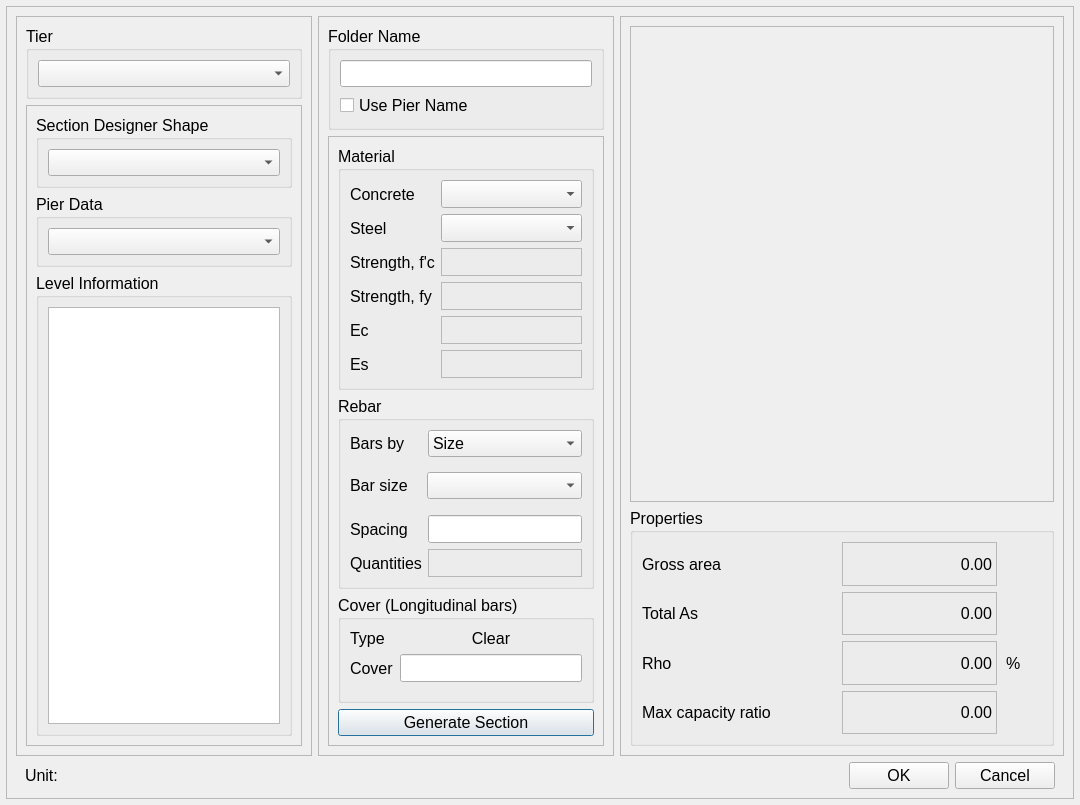
<?xml version="1.0" encoding="UTF-8"?>
<ui version="4.0">
 <class>calculationCase_dialog</class>
 <widget class="QDialog" name="calculationCase_dialog">
  <property name="geometry">
   <rect>
    <x>0</x>
    <y>0</y>
    <width>1080</width>
    <height>805</height>
   </rect>
  </property>
  <property name="font">
   <font>
    <pointsize>12</pointsize>
   </font>
  </property>
  <property name="windowTitle">
   <string>Calculation Case</string>
  </property>
  <layout class="QGridLayout" name="gridLayout">
   <property name="leftMargin">
    <number>6</number>
   </property>
   <property name="topMargin">
    <number>6</number>
   </property>
   <property name="rightMargin">
    <number>6</number>
   </property>
   <property name="bottomMargin">
    <number>6</number>
   </property>
   <item row="1" column="0">
    <widget class="QFrame" name="frame_8">
     <property name="frameShape">
      <enum>QFrame::Shape::StyledPanel</enum>
     </property>
     <property name="frameShadow">
      <enum>QFrame::Shadow::Raised</enum>
     </property>
     <layout class="QVBoxLayout" name="verticalLayout_2">
      <property name="leftMargin">
       <number>9</number>
      </property>
      <property name="topMargin">
       <number>9</number>
      </property>
      <property name="rightMargin">
       <number>9</number>
      </property>
      <property name="bottomMargin">
       <number>9</number>
      </property>
      <item>
       <widget class="QFrame" name="frame">
        <property name="frameShape">
         <enum>QFrame::Shape::NoFrame</enum>
        </property>
        <property name="frameShadow">
         <enum>QFrame::Shadow::Raised</enum>
        </property>
        <layout class="QHBoxLayout" name="horizontalLayout" stretch="2,2,3">
         <property name="leftMargin">
          <number>0</number>
         </property>
         <property name="topMargin">
          <number>0</number>
         </property>
         <property name="rightMargin">
          <number>0</number>
         </property>
         <property name="bottomMargin">
          <number>0</number>
         </property>
         <item>
          <widget class="QFrame" name="frame_2">
           <property name="frameShape">
            <enum>QFrame::Shape::StyledPanel</enum>
           </property>
           <property name="frameShadow">
            <enum>QFrame::Shadow::Raised</enum>
           </property>
           <layout class="QGridLayout" name="gridLayout_2" rowstretch="0,0,0">
            <property name="verticalSpacing">
             <number>6</number>
            </property>
            <item row="0" column="0">
             <widget class="QGroupBox" name="groupBox">
              <property name="title">
               <string>Tier</string>
              </property>
              <layout class="QGridLayout" name="gridLayout_4">
               <item row="1" column="0">
                <widget class="QComboBox" name="cb_tier"/>
               </item>
              </layout>
             </widget>
            </item>
            <item row="2" column="0">
             <widget class="QFrame" name="frame_4">
              <property name="frameShape">
               <enum>QFrame::Shape::StyledPanel</enum>
              </property>
              <property name="frameShadow">
               <enum>QFrame::Shadow::Raised</enum>
              </property>
              <layout class="QVBoxLayout" name="verticalLayout_4" stretch="0,0,95">
               <item>
                <widget class="QGroupBox" name="groupBox_5">
                 <property name="title">
                  <string>Section Designer Shape</string>
                 </property>
                 <layout class="QGridLayout" name="gridLayout_11">
                  <item row="0" column="0">
                   <widget class="QComboBox" name="cb_sectionDesignerShape"/>
                  </item>
                 </layout>
                </widget>
               </item>
               <item>
                <widget class="QGroupBox" name="groupBox_4">
                 <property name="title">
                  <string>Pier Data</string>
                 </property>
                 <layout class="QGridLayout" name="gridLayout_9">
                  <item row="0" column="0">
                   <widget class="QComboBox" name="cb_pierdata"/>
                  </item>
                 </layout>
                </widget>
               </item>
               <item>
                <widget class="QGroupBox" name="groupBox_3">
                 <property name="title">
                  <string>Level Information</string>
                 </property>
                 <layout class="QGridLayout" name="gridLayout_6">
                  <item row="0" column="0">
                   <widget class="QListView" name="lview_level"/>
                  </item>
                 </layout>
                </widget>
               </item>
              </layout>
             </widget>
            </item>
           </layout>
          </widget>
         </item>
         <item>
          <widget class="QFrame" name="frame_3">
           <property name="frameShape">
            <enum>QFrame::Shape::StyledPanel</enum>
           </property>
           <property name="frameShadow">
            <enum>QFrame::Shadow::Raised</enum>
           </property>
           <layout class="QGridLayout" name="gridLayout_3" rowstretch="1,9" columnstretch="0">
            <item row="0" column="0">
             <widget class="QGroupBox" name="groupBox_2">
              <property name="title">
               <string>Folder Name</string>
              </property>
              <layout class="QGridLayout" name="gridLayout_5">
               <item row="0" column="0">
                <widget class="QLineEdit" name="le_folderName"/>
               </item>
               <item row="1" column="0">
                <widget class="QCheckBox" name="checkb_userPierName">
                 <property name="text">
                  <string>Use Pier Name</string>
                 </property>
                </widget>
               </item>
              </layout>
             </widget>
            </item>
            <item row="1" column="0">
             <widget class="QFrame" name="frame_5">
              <property name="frameShape">
               <enum>QFrame::Shape::StyledPanel</enum>
              </property>
              <property name="frameShadow">
               <enum>QFrame::Shadow::Raised</enum>
              </property>
              <layout class="QVBoxLayout" name="verticalLayout_5" stretch="3,3,2,0">
               <item>
                <widget class="QGroupBox" name="groupBox_6">
                 <property name="title">
                  <string>Material</string>
                 </property>
                 <layout class="QFormLayout" name="formLayout">
                  <item row="1" column="1">
                   <widget class="QComboBox" name="cb_concrete">
                    <property name="minimumSize">
                     <size>
                      <width>0</width>
                      <height>28</height>
                     </size>
                    </property>
                   </widget>
                  </item>
                  <item row="2" column="1">
                   <widget class="QComboBox" name="cb_steel">
                    <property name="minimumSize">
                     <size>
                      <width>0</width>
                      <height>28</height>
                     </size>
                    </property>
                   </widget>
                  </item>
                  <item row="6" column="0">
                   <widget class="QLabel" name="label_23">
                    <property name="text">
                     <string>Ec</string>
                    </property>
                   </widget>
                  </item>
                  <item row="6" column="1">
                   <widget class="QLabel" name="lb_Ec">
                    <property name="minimumSize">
                     <size>
                      <width>0</width>
                      <height>28</height>
                     </size>
                    </property>
                    <property name="frameShape">
                     <enum>QFrame::Shape::StyledPanel</enum>
                    </property>
                    <property name="text">
                     <string/>
                    </property>
                   </widget>
                  </item>
                  <item row="7" column="0">
                   <widget class="QLabel" name="label_25">
                    <property name="text">
                     <string>Es</string>
                    </property>
                   </widget>
                  </item>
                  <item row="7" column="1">
                   <widget class="QLabel" name="lb_Es">
                    <property name="minimumSize">
                     <size>
                      <width>0</width>
                      <height>28</height>
                     </size>
                    </property>
                    <property name="frameShape">
                     <enum>QFrame::Shape::StyledPanel</enum>
                    </property>
                    <property name="text">
                     <string/>
                    </property>
                   </widget>
                  </item>
                  <item row="4" column="1">
                   <widget class="QLabel" name="lb_fc">
                    <property name="minimumSize">
                     <size>
                      <width>0</width>
                      <height>28</height>
                     </size>
                    </property>
                    <property name="frameShape">
                     <enum>QFrame::Shape::StyledPanel</enum>
                    </property>
                    <property name="text">
                     <string/>
                    </property>
                   </widget>
                  </item>
                  <item row="5" column="1">
                   <widget class="QLabel" name="lb_fy">
                    <property name="minimumSize">
                     <size>
                      <width>0</width>
                      <height>28</height>
                     </size>
                    </property>
                    <property name="frameShape">
                     <enum>QFrame::Shape::StyledPanel</enum>
                    </property>
                    <property name="text">
                     <string/>
                    </property>
                   </widget>
                  </item>
                  <item row="4" column="0">
                   <widget class="QLabel" name="label_16">
                    <property name="text">
                     <string>Strength, f'c</string>
                    </property>
                   </widget>
                  </item>
                  <item row="5" column="0">
                   <widget class="QLabel" name="label_17">
                    <property name="text">
                     <string>Strength, fy</string>
                    </property>
                   </widget>
                  </item>
                  <item row="2" column="0">
                   <widget class="QLabel" name="label_5">
                    <property name="text">
                     <string>Steel</string>
                    </property>
                   </widget>
                  </item>
                  <item row="1" column="0">
                   <widget class="QLabel" name="label_2">
                    <property name="text">
                     <string>Concrete</string>
                    </property>
                   </widget>
                  </item>
                 </layout>
                </widget>
               </item>
               <item>
                <widget class="QGroupBox" name="groupBox_7">
                 <property name="title">
                  <string>Rebar</string>
                 </property>
                 <layout class="QFormLayout" name="formLayout_2">
                  <item row="0" column="0">
                   <widget class="QLabel" name="label_22">
                    <property name="text">
                     <string>Bars by</string>
                    </property>
                   </widget>
                  </item>
                  <item row="0" column="1">
                   <widget class="QComboBox" name="cb_barType">
                    <item>
                     <property name="text">
                      <string>Size</string>
                     </property>
                    </item>
                    <item>
                     <property name="text">
                      <string>Area</string>
                     </property>
                    </item>
                   </widget>
                  </item>
                  <item row="3" column="0">
                   <widget class="QLabel" name="label_19">
                    <property name="text">
                     <string>Spacing</string>
                    </property>
                   </widget>
                  </item>
                  <item row="3" column="1">
                   <widget class="QLineEdit" name="le_spacing">
                    <property name="minimumSize">
                     <size>
                      <width>0</width>
                      <height>28</height>
                     </size>
                    </property>
                    <property name="clearButtonEnabled">
                     <bool>false</bool>
                    </property>
                   </widget>
                  </item>
                  <item row="4" column="0">
                   <widget class="QLabel" name="label_20">
                    <property name="text">
                     <string>Quantities</string>
                    </property>
                   </widget>
                  </item>
                  <item row="4" column="1">
                   <widget class="QLabel" name="lb_quantities">
                    <property name="minimumSize">
                     <size>
                      <width>0</width>
                      <height>28</height>
                     </size>
                    </property>
                    <property name="frameShape">
                     <enum>QFrame::Shape::StyledPanel</enum>
                    </property>
                    <property name="text">
                     <string/>
                    </property>
                   </widget>
                  </item>
                  <item row="2" column="0" colspan="2">
                   <widget class="QStackedWidget" name="stackW_bar">
                    <property name="enabled">
                     <bool>true</bool>
                    </property>
                    <property name="frameShape">
                     <enum>QFrame::Shape::NoFrame</enum>
                    </property>
                    <property name="lineWidth">
                     <number>0</number>
                    </property>
                    <property name="currentIndex">
                     <number>0</number>
                    </property>
                    <widget class="QWidget" name="barSize">
                     <layout class="QGridLayout" name="gridLayout_8" columnstretch="40,88">
                      <property name="leftMargin">
                       <number>0</number>
                      </property>
                      <property name="topMargin">
                       <number>9</number>
                      </property>
                      <property name="rightMargin">
                       <number>0</number>
                      </property>
                      <property name="bottomMargin">
                       <number>9</number>
                      </property>
                      <property name="spacing">
                       <number>6</number>
                      </property>
                      <item row="0" column="0">
                       <widget class="QLabel" name="label_29">
                        <property name="text">
                         <string>Bar size</string>
                        </property>
                       </widget>
                      </item>
                      <item row="0" column="1">
                       <widget class="QComboBox" name="cb_barSize">
                        <property name="frame">
                         <bool>true</bool>
                        </property>
                       </widget>
                      </item>
                     </layout>
                    </widget>
                    <widget class="QWidget" name="barArea">
                     <layout class="QGridLayout" name="gridLayout_10" columnstretch="40,88">
                      <property name="leftMargin">
                       <number>0</number>
                      </property>
                      <property name="topMargin">
                       <number>9</number>
                      </property>
                      <property name="rightMargin">
                       <number>0</number>
                      </property>
                      <property name="bottomMargin">
                       <number>9</number>
                      </property>
                      <property name="spacing">
                       <number>6</number>
                      </property>
                      <item row="0" column="0">
                       <widget class="QLabel" name="label_18">
                        <property name="text">
                         <string>Bar area</string>
                        </property>
                       </widget>
                      </item>
                      <item row="0" column="1">
                       <widget class="QLineEdit" name="le_barArea">
                        <property name="minimumSize">
                         <size>
                          <width>0</width>
                          <height>28</height>
                         </size>
                        </property>
                       </widget>
                      </item>
                     </layout>
                    </widget>
                   </widget>
                  </item>
                 </layout>
                </widget>
               </item>
               <item>
                <widget class="QGroupBox" name="groupBox_9">
                 <property name="title">
                  <string>Cover (Longitudinal bars)</string>
                 </property>
                 <layout class="QFormLayout" name="formLayout_3">
                  <item row="0" column="0">
                   <widget class="QLabel" name="label_24">
                    <property name="text">
                     <string>Type</string>
                    </property>
                   </widget>
                  </item>
                  <item row="1" column="0">
                   <widget class="QLabel" name="label_26">
                    <property name="text">
                     <string>Cover</string>
                    </property>
                   </widget>
                  </item>
                  <item row="1" column="1">
                   <widget class="QLineEdit" name="le_cover">
                    <property name="minimumSize">
                     <size>
                      <width>0</width>
                      <height>28</height>
                     </size>
                    </property>
                   </widget>
                  </item>
                  <item row="0" column="1">
                   <widget class="QLabel" name="label_3">
                    <property name="text">
                     <string>Clear</string>
                    </property>
                    <property name="alignment">
                     <set>Qt::AlignmentFlag::AlignCenter</set>
                    </property>
                   </widget>
                  </item>
                 </layout>
                </widget>
               </item>
               <item>
                <widget class="QPushButton" name="pb_makeSection">
                 <property name="text">
                  <string>Generate Section</string>
                 </property>
                </widget>
               </item>
              </layout>
             </widget>
            </item>
           </layout>
          </widget>
         </item>
         <item>
          <widget class="QFrame" name="frame_7">
           <property name="frameShape">
            <enum>QFrame::Shape::StyledPanel</enum>
           </property>
           <property name="frameShadow">
            <enum>QFrame::Shadow::Raised</enum>
           </property>
           <layout class="QVBoxLayout" name="verticalLayout_3" stretch="6,3">
            <item>
             <widget class="QFrame" name="f_3dview">
              <property name="frameShape">
               <enum>QFrame::Shape::StyledPanel</enum>
              </property>
              <property name="frameShadow">
               <enum>QFrame::Shadow::Raised</enum>
              </property>
             </widget>
            </item>
            <item>
             <widget class="QGroupBox" name="groupBox_8">
              <property name="title">
               <string>Properties</string>
              </property>
              <layout class="QGridLayout" name="gridLayout_7" columnstretch="5,4,1" rowminimumheight="5,3,3,0">
               <item row="3" column="0">
                <widget class="QLabel" name="label_13">
                 <property name="frameShape">
                  <enum>QFrame::Shape::NoFrame</enum>
                 </property>
                 <property name="text">
                  <string>Max capacity ratio</string>
                 </property>
                </widget>
               </item>
               <item row="1" column="2">
                <widget class="QLabel" name="lb_unitAs">
                 <property name="frameShape">
                  <enum>QFrame::Shape::NoFrame</enum>
                 </property>
                 <property name="text">
                  <string/>
                 </property>
                 <property name="margin">
                  <number>0</number>
                 </property>
                 <property name="indent">
                  <number>3</number>
                 </property>
                </widget>
               </item>
               <item row="0" column="0">
                <widget class="QLabel" name="label">
                 <property name="frameShape">
                  <enum>QFrame::Shape::NoFrame</enum>
                 </property>
                 <property name="text">
                  <string>Gross area</string>
                 </property>
                </widget>
               </item>
               <item row="0" column="2">
                <widget class="QLabel" name="lb_unitArea">
                 <property name="frameShape">
                  <enum>QFrame::Shape::NoFrame</enum>
                 </property>
                 <property name="text">
                  <string/>
                 </property>
                 <property name="margin">
                  <number>0</number>
                 </property>
                 <property name="indent">
                  <number>3</number>
                 </property>
                </widget>
               </item>
               <item row="3" column="1">
                <widget class="QLabel" name="lb_maxDCR">
                 <property name="frameShape">
                  <enum>QFrame::Shape::StyledPanel</enum>
                 </property>
                 <property name="text">
                  <string>0.00</string>
                 </property>
                 <property name="alignment">
                  <set>Qt::AlignmentFlag::AlignRight|Qt::AlignmentFlag::AlignTrailing|Qt::AlignmentFlag::AlignVCenter</set>
                 </property>
                </widget>
               </item>
               <item row="3" column="2">
                <widget class="QLabel" name="label_15">
                 <property name="frameShape">
                  <enum>QFrame::Shape::NoFrame</enum>
                 </property>
                 <property name="text">
                  <string/>
                 </property>
                 <property name="margin">
                  <number>0</number>
                 </property>
                 <property name="indent">
                  <number>3</number>
                 </property>
                </widget>
               </item>
               <item row="2" column="1">
                <widget class="QLabel" name="lb_Rho">
                 <property name="frameShape">
                  <enum>QFrame::Shape::StyledPanel</enum>
                 </property>
                 <property name="text">
                  <string>0.00</string>
                 </property>
                 <property name="alignment">
                  <set>Qt::AlignmentFlag::AlignRight|Qt::AlignmentFlag::AlignTrailing|Qt::AlignmentFlag::AlignVCenter</set>
                 </property>
                </widget>
               </item>
               <item row="1" column="0">
                <widget class="QLabel" name="label_4">
                 <property name="frameShape">
                  <enum>QFrame::Shape::NoFrame</enum>
                 </property>
                 <property name="text">
                  <string>Total As</string>
                 </property>
                </widget>
               </item>
               <item row="0" column="1">
                <widget class="QLabel" name="lb_Ag">
                 <property name="frameShape">
                  <enum>QFrame::Shape::StyledPanel</enum>
                 </property>
                 <property name="text">
                  <string>0.00</string>
                 </property>
                 <property name="alignment">
                  <set>Qt::AlignmentFlag::AlignRight|Qt::AlignmentFlag::AlignTrailing|Qt::AlignmentFlag::AlignVCenter</set>
                 </property>
                </widget>
               </item>
               <item row="2" column="0">
                <widget class="QLabel" name="label_7">
                 <property name="frameShape">
                  <enum>QFrame::Shape::NoFrame</enum>
                 </property>
                 <property name="text">
                  <string>Rho</string>
                 </property>
                </widget>
               </item>
               <item row="1" column="1">
                <widget class="QLabel" name="lb_As">
                 <property name="frameShape">
                  <enum>QFrame::Shape::StyledPanel</enum>
                 </property>
                 <property name="text">
                  <string>0.00</string>
                 </property>
                 <property name="alignment">
                  <set>Qt::AlignmentFlag::AlignRight|Qt::AlignmentFlag::AlignTrailing|Qt::AlignmentFlag::AlignVCenter</set>
                 </property>
                </widget>
               </item>
               <item row="2" column="2">
                <widget class="QLabel" name="label_9">
                 <property name="frameShape">
                  <enum>QFrame::Shape::NoFrame</enum>
                 </property>
                 <property name="text">
                  <string>%</string>
                 </property>
                 <property name="margin">
                  <number>0</number>
                 </property>
                 <property name="indent">
                  <number>3</number>
                 </property>
                </widget>
               </item>
              </layout>
             </widget>
            </item>
           </layout>
          </widget>
         </item>
        </layout>
       </widget>
      </item>
      <item>
       <widget class="QFrame" name="frame_6">
        <property name="frameShape">
         <enum>QFrame::Shape::NoFrame</enum>
        </property>
        <property name="frameShadow">
         <enum>QFrame::Shadow::Raised</enum>
        </property>
        <layout class="QHBoxLayout" name="horizontalLayout_2">
         <property name="spacing">
          <number>6</number>
         </property>
         <property name="topMargin">
          <number>0</number>
         </property>
         <property name="bottomMargin">
          <number>0</number>
         </property>
         <item>
          <widget class="QLabel" name="label_27">
           <property name="text">
            <string>Unit:</string>
           </property>
          </widget>
         </item>
         <item>
          <widget class="QLabel" name="lb_globalUnit">
           <property name="text">
            <string/>
           </property>
          </widget>
         </item>
         <item>
          <spacer name="horizontalSpacer">
           <property name="orientation">
            <enum>Qt::Orientation::Horizontal</enum>
           </property>
           <property name="sizeHint" stdset="0">
            <size>
             <width>40</width>
             <height>20</height>
            </size>
           </property>
          </spacer>
         </item>
         <item>
          <widget class="QPushButton" name="pb_OK">
           <property name="minimumSize">
            <size>
             <width>100</width>
             <height>0</height>
            </size>
           </property>
           <property name="text">
            <string>OK</string>
           </property>
          </widget>
         </item>
         <item>
          <widget class="QPushButton" name="pb_Cancel">
           <property name="minimumSize">
            <size>
             <width>100</width>
             <height>0</height>
            </size>
           </property>
           <property name="text">
            <string>Cancel</string>
           </property>
          </widget>
         </item>
        </layout>
       </widget>
      </item>
     </layout>
    </widget>
   </item>
  </layout>
 </widget>
 <resources/>
 <connections>
  <connection>
   <sender>cb_barType</sender>
   <signal>currentIndexChanged(int)</signal>
   <receiver>stackW_bar</receiver>
   <slot>setCurrentIndex(int)</slot>
   <hints>
    <hint type="sourcelabel">
     <x>505</x>
     <y>357</y>
    </hint>
    <hint type="destinationlabel">
     <x>505</x>
     <y>411</y>
    </hint>
   </hints>
  </connection>
  <connection>
   <sender>checkb_userPierName</sender>
   <signal>toggled(bool)</signal>
   <receiver>le_folderName</receiver>
   <slot>setHidden(bool)</slot>
   <hints>
    <hint type="sourcelabel">
     <x>465</x>
     <y>102</y>
    </hint>
    <hint type="destinationlabel">
     <x>465</x>
     <y>70</y>
    </hint>
   </hints>
  </connection>
 </connections>
</ui>
